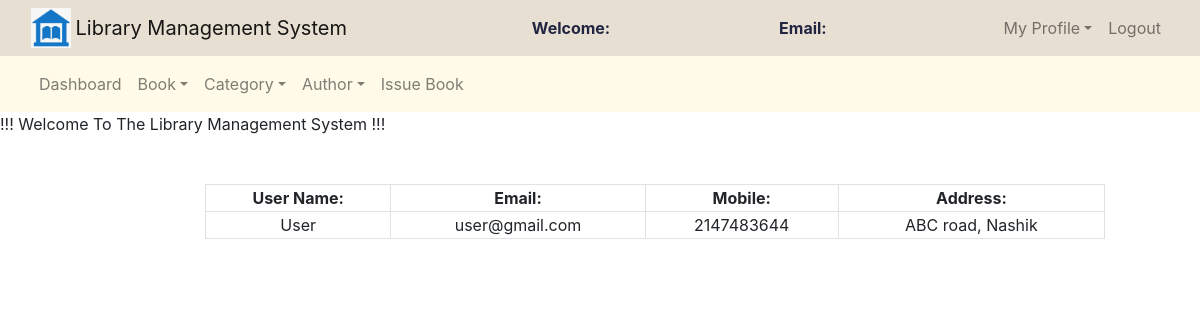
/admin/regusers.php, run on the app's committed database.
### tables this page shows
CREATE TABLE `users` (
  `id` int(11) NOT NULL,
  `name` varchar(50) NOT NULL,
  `email` varchar(100) NOT NULL,
  `password` varchar(100) NOT NULL,
  `mobile` int(10) NOT NULL,
  `address` varchar(250) NOT NULL
);

### admin/regusers.php (the view, shortened to what this page needs)
<?php
	require('functions.php');
	$query = "select * from users";
?>
<!DOCTYPE html>
<html>
<head>
	<link rel="stylesheet" type="text/css" href="../bootstrap-4.4.1/css/bootstrap.min.css">
</head>
<body>
<nav class="navbar navbar-expand-lg navbar-light" style="background-color: #E7DFD1;">
		<div class="container-fluid">
			<div class="navbar-header">
				<img src="./images/symbol.png" width="40" height="40" class="d-inline-block align-top" alt="">
				<a class="navbar-brand" href="admin_dashboard.php">Library Management System</a>
			</div>
			<font style="color: #222541"><span><strong>Welcome: <?php echo $_SESSION['name'];?></strong></span></font>
			<font style="color: #222541"><span><strong>Email: <?php echo $_SESSION['email'];?></strong></span></font>
			<ul class="nav navbar-nav navbar-right">
				<li class="nav-item dropdown">
					<a class="nav-link dropdown-toggle" data-toggle="dropdown">My Profile</a>
				</li>
				<li class="nav-item"><a class="nav-link" href="../logout.php">Logout</a></li>
			</ul>
		</div>
	</nav>
	<nav class="navbar navbar-expand-lg navbar-light" style="background-color: #fffbe8">
		<div class="container-fluid">
			<ul class="nav navbar-nav navbar-center">
				<li class="nav-item">
					<a href="admin_dashboard.php" class="nav-link">Dashboard</a>
				</li>
				<li class="nav-item dropdown">
					<a class="nav-link dropdown-toggle" data-toggle="dropdown">Book</a>
				</li>
				<li class="nav-item dropdown">
					<a class="nav-link dropdown-toggle" data-toggle="dropdown">Category</a>
				</li>
				<li class="nav-item dropdown">
					<a class="nav-link dropdown-toggle" data-toggle="dropdown">Author</a>
				</li>
				<li class="nav-item">
					<a href="" class="nav-link">Issue Book</a>
				</li>
			</ul>
		</div>
	</nav>
<span><marquee>!!! Welcome To The Library Management System !!!</marquee></span><br><br>
<div class="row">
	<div class="col-md-2"></div>
	<div class="col-md-8">
		<form>
			<table class="table-bordered" width="900px" style="text-align: center">
				<tr>
					<th>User Name:</th>
					<th>Email:</th>
					<th>Mobile:</th>
					<th>Address:</th>
				</tr>
				<?php
					$query_run = mysqli_query($connection,$query);
					while($row = mysqli_fetch_assoc($query_run)){
						$name = $row['name'];
						$email = $row['email'];
						$mobile = $row['mobile'];
						$address = $row['address'];
				?>
						<tr>
							<td><?php echo htmlspecialchars($name);?></td>
							<td><?php echo htmlspecialchars($email);?></td>
							<td><?php echo htmlspecialchars($mobile);?></td>
							<td><?php echo htmlspecialchars($address);?></td>
						</tr>
						<?php
					}
				?>
			</table>
		</form>
	</div>
	<div class="col-md-2"></div>
</div>
</body>
</html>

### data on the page
users: name "User", email "user@gmail.com", mobile "2147483644", address "ABC road, Nashik"
